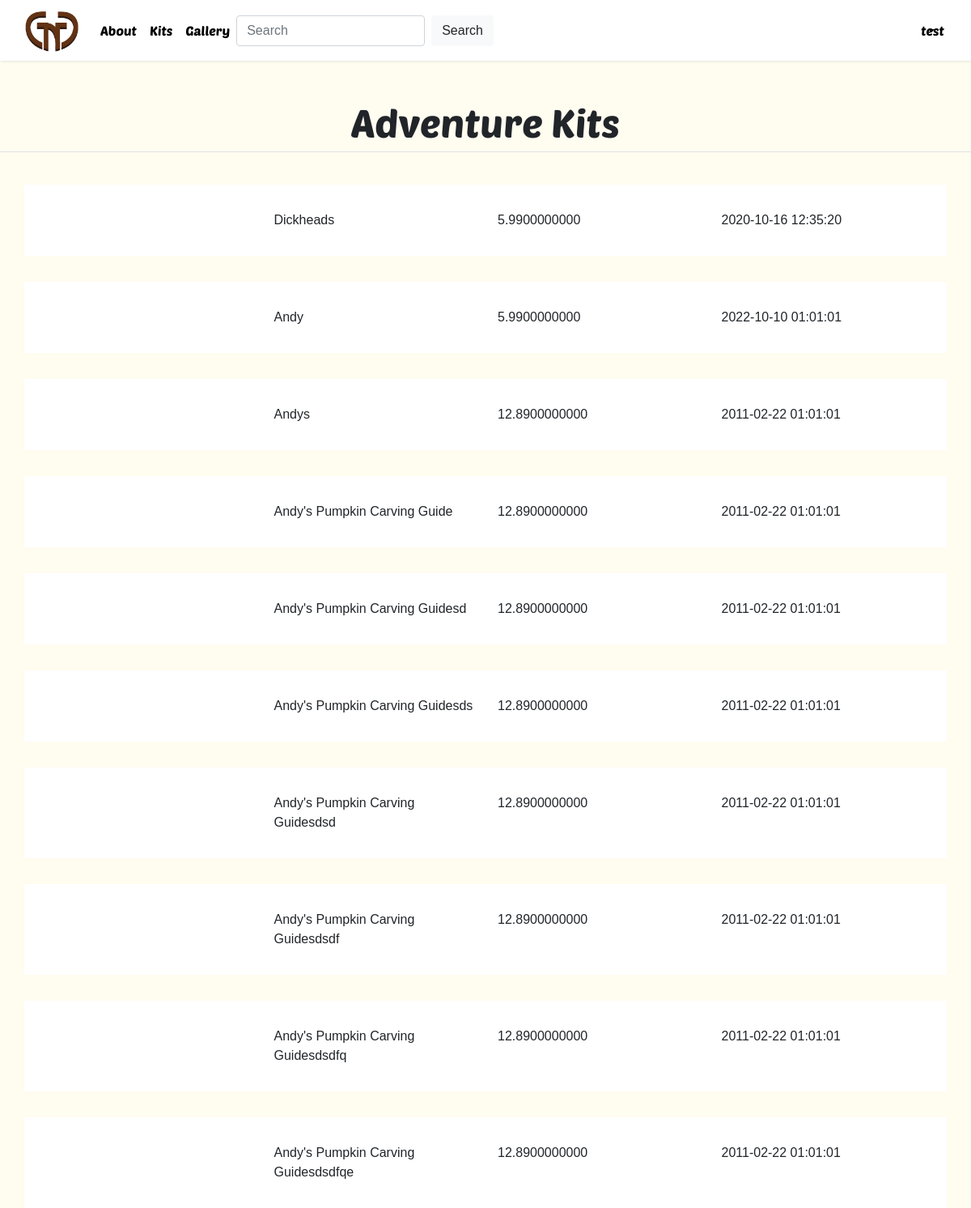
/kits (signed in), run on the app's committed database.
### website/models.py (models this page shows, shortened)
class User(db.Model, UserMixin):
    __tablename__ = 'User_Accounts'
    id = db.Column(db.Integer, primary_key=True)
    username = db.Column(db.String(20), unique=True, nullable=False)
    email = db.Column(db.String(40), unique=True, nullable=False)
    password = db.Column(db.String(100), nullable=False)
    subscriber = db.Column(db.Boolean, default=False, nullable=True)
    products = relationship("Product", secondary='Owned_Items')
    addresses = relationship("Mailing_Address_Table", back_populates="user")

class Product(db.Model):
    __tablename__ = 'Products'
    id = db.Column(db.Integer, primary_key=True, nullable=True)
    name = db.Column(db.String(20), unique=False, nullable=False)
    price = db.Column(db.Numeric)
    product_details = db.Column(db.String)
    description = db.Column(db.String(), unique=False, nullable=False)
    pre_order = db.Column(db.Boolean, default=False, server_default='false')
    date_added = db.Column(db.Date, server_default=func.now())
    release_date = db.Column(db.DateTime, nullable=True)
    users = relationship("User", secondary='Owned_Items')

### website/main/routes.py (the view)
@main.route('/kits', methods=['GET', 'POST'])
def kits():
    products = Product.query.all()
    print(products)
    return render_template('kits.html', products=products)

### website/user/forms.py
class Loginform(FlaskForm):
    email = StringField('Email', validators=[DataRequired(), Email(), Length(min=6, max=80)])
    password = PasswordField('Password', validators=[DataRequired(), Length(min=2, max=20)])
    submit = SubmitField('Login')

### website/main/routes.py (called while the page is built)
@app.context_processor
def login_form():
    nav_login_form = Loginform()
    return dict(navbar_login_form=nav_login_form)

### website/models.py (called while the page is built)
@login_manager.user_loader
def load_user(id):
    return User.query.get(int(id))

### website/templates/kits.html
{% extends "base.html" %}
{% block content %}
<legend class="border-bottom">Adventure Kits</legend>
<div class="content_section">
    {% for product in products %}
        <div class="row">
            <div class="container" id="product_container">
                <div class="row">
                    <div class="col-lg">{{product.cover}}</div>
                    <div class="col">{{product.name}}</div>
                    <div class="col">{{product.price}}</div>
                    <div class="col">{{product.release_date}}</div>
                </div>
            </div>
        </div>
    {% endfor %}
</div>
{% endblock content %}

### website/templates/base.html (shortened to what this page needs)
<!DOCTYPE html>
<html>
<head>
    <link rel='stylesheet' href='https://use.fontawesome.com/releases/v5.3.1/css/all.css'>
    <link rel="stylesheet" href="https://maxcdn.bootstrapcdn.com/bootstrap/4.0.0/css/bootstrap.min.css">
    <link rel="stylesheet" type="text/css" href="{{ url_for('static', filename='main.css') }}">
</head>
<body>
    <nav class="navbar navbar-expand-sm navbar-custom">
        <div class="container-fluid">
          <div class="collapse navbar-collapse" id="navbarSupportedContent">
            <a class="navbar-brand" href="{{ url_for('main.home') }}">
              <img class="logo" src="{{ url_for('static', filename='site_images/' + 'gNg_New_G.png') }}">
            </a>
            <ul class="navbar-nav mr-auto">
              <li class="nav-item">
                <a class="nav-link" href="{{ url_for('main.about') }}">About</a>
              </li>
              <li class="nav-item">
                <a class="nav-link" href="{{ url_for('main.kits') }}">Kits</a>
              </li>
              <li class="nav-item">
                <a class="nav-link" href="{{ url_for('main.about') }}">Gallery</a>
              </li>
              <form class="form-inline my-2 my-lg-0" id="main-search-bar">
                <input class="form-control mr-sm-2" type="search" placeholder="Search" aria-label="Search">
                <button class="btn btn-light my-2 my-sm-0" type="submit">Search</button>
              </form>
            </ul>
            <ul class="navbar-nav me-auto">
              <li class="nav-item">
                {% if current_user.is_authenticated %}
                  <li class="nav-item dropdown">
                    <a class="nav-link dropdown-toggle" href="#" id="navbarDropdown" role="button" data-toggle="dropdown" aria-haspopup="true" aria-expanded="false">
                      {{ current_user.username }}
                    </a>
                  </li>
                {% else %}
                  <button type="button" class="btn btn-light btn-round" data-toggle="modal" data-target="#loginModal"> Login</button>
                {% endif %}
              </li>
            </ul>
          </div>
        </div>
    </nav>
    {% block content %}{% endblock %}
</body>
</html>

### website/static/main.css (style rules this page uses)
.logo { display: block; width:75px; height:75px; }
.navbar-custom { background-color: #ffffff; height:75px }
.nav-link { font-family: poet; color: black; }
.navbar-brand { color: black; }
legend { font-size: 300%; font-family: poet; text-align: center; }
body { background-color: #fffcf0; }
.container { padding: 2rem 0rem; }
#product_container { background-color: white; padding: 2rem; margin-top: 2rem; }
body { font-family: 'Poppins', sans-serif; background: #fffcf0; }
a, a:hover, a:focus { color: inherit; text-decoration: none; transition: all 0.3s; }
.navbar { padding: 15px 10px; background: #fff; border: none; border-radius: 0; margin-bottom: 40px; box-shadow: 1px 1px 3px rgba(0, 0, 0, 0.1); }
.dropdown-toggle::after { display: block; position: absolute; top: 50%; right: 20px; transform: translateY(-50%); }

### data on the page
User: username "test"
Product: name "Dickheads", price "5.9900000000", release_date "2020-10-16 12:35:20"
Product: name "Andy", price "5.9900000000", release_date "2022-10-10 01:01:01"
Product: name "Andys", price "12.8900000000", release_date "2011-02-22 01:01:01"
Product: name "Andy's Pumpkin Carving Guide", price "12.8900000000", release_date "2011-02-22 01:01:01"
Product: name "Andy's Pumpkin Carving Guidesd", price "12.8900000000", release_date "2011-02-22 01:01:01"
Product: name "Andy's Pumpkin Carving Guidesds", price "12.8900000000", release_date "2011-02-22 01:01:01"
Product: name "Andy's Pumpkin Carving Guidesdsd", price "12.8900000000", release_date "2011-02-22 01:01:01"
Product: name "Andy's Pumpkin Carving Guidesdsdf", price "12.8900000000", release_date "2011-02-22 01:01:01"
Product: name "Andy's Pumpkin Carving Guidesdsdfq", price "12.8900000000", release_date "2011-02-22 01:01:01"
Product: name "Andy's Pumpkin Carving Guidesdsdfqe", price "12.8900000000", release_date "2011-02-22 01:01:01"
